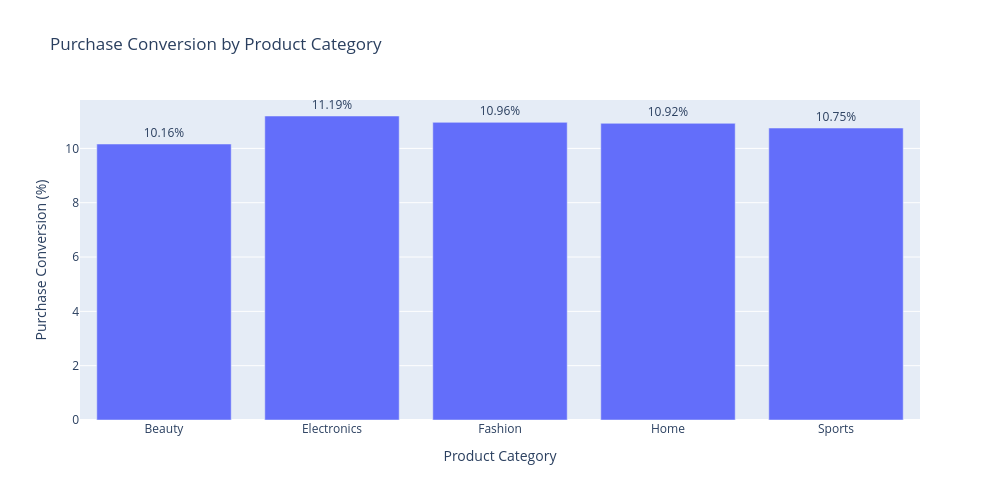

Notebook source saved alongside this figure:
### Code cell
# ==================================================================================================================
# Q7: PRODUCT CATEGORY FUNNEL - Which product categories attract users but struggle to convert them into purchases?
# ==================================================================================================================

category_funnel = (
    df[df['Event'].isin(funnel_order)]
    .groupby(['Product_Category', 'Event'])['Session_ID']
    .nunique()
    .unstack(fill_value = 0)
)

category_funnel = category_funnel.reindex(
    columns = funnel_order,
    fill_value = 0
)

category_funnel['Add_to_Cart_Rate_%'] = (
    category_funnel['Add to Cart']
    / category_funnel['Browse']
    * 100
)

category_funnel['Checkout_Rate_%'] = (
    category_funnel['Checkout']
    / category_funnel['Browse']
    * 100
)

category_funnel['Purchase_Conversion_%'] = (
    category_funnel['Purchase']
    / category_funnel['Browse']
    * 100
)

print(
    category_funnel[
        [
        'Browse',
        'Add to Cart',
        'Checkout',
        'Purchase',
        'Add_to_Cart_Rate_%',
        'Checkout_Rate_%',
        'Purchase_Conversion_%'
        ]
    ].round(2)
)

# ------------------------------------------
# Plotly
# ------------------------------------------

fig = px.bar(
    category_funnel.reset_index(),
    x = 'Product_Category',
    y = 'Purchase_Conversion_%',
    text = 'Purchase_Conversion_%',
    title = 'Purchase Conversion by Product Category'
)

fig.update_traces(
    texttemplate='%{text:.2f}%',
    textposition='outside'
)

fig.update_layout(
    yaxis_title='Purchase Conversion (%)',
    xaxis_title = 'Product Category',
    width = 1000,
    height = 500
)

fig.show()

### Figure 1 — Plotly figure (JSON) as saved in the notebook; plotly's stock layout.template omitted (floating-point values rounded to 4 significant figures)
{"data": [{"hovertemplate": "Product_Category=%{x}<br>Purchase_Conversion_%=%{text}<extra></extra>", "legendgroup": "", "marker": {"color": "#636efa", "pattern": {"shape": ""}}, "name": "", "orientation": "v", "showlegend": false, "text": [10.16, 11.19, 10.96, 10.92, 10.75], "textposition": "outside", "texttemplate": "%{text:.2f}%", "type": "bar", "x": ["Beauty", "Electronics", "Fashion", "Home", "Sports"], "xaxis": "x", "y": [10.16, 11.19, 10.96, 10.92, 10.75], "yaxis": "y"}], "layout": {"barmode": "relative", "height": 500, "legend": {"tracegroupgap": 0}, "title": {"text": "Purchase Conversion by Product Category"}, "width": 1000, "xaxis": {"anchor": "y", "domain": [0, 1], "title": {"text": "Product Category"}}, "yaxis": {"anchor": "x", "domain": [0, 1], "title": {"text": "Purchase Conversion (%)"}}}}
